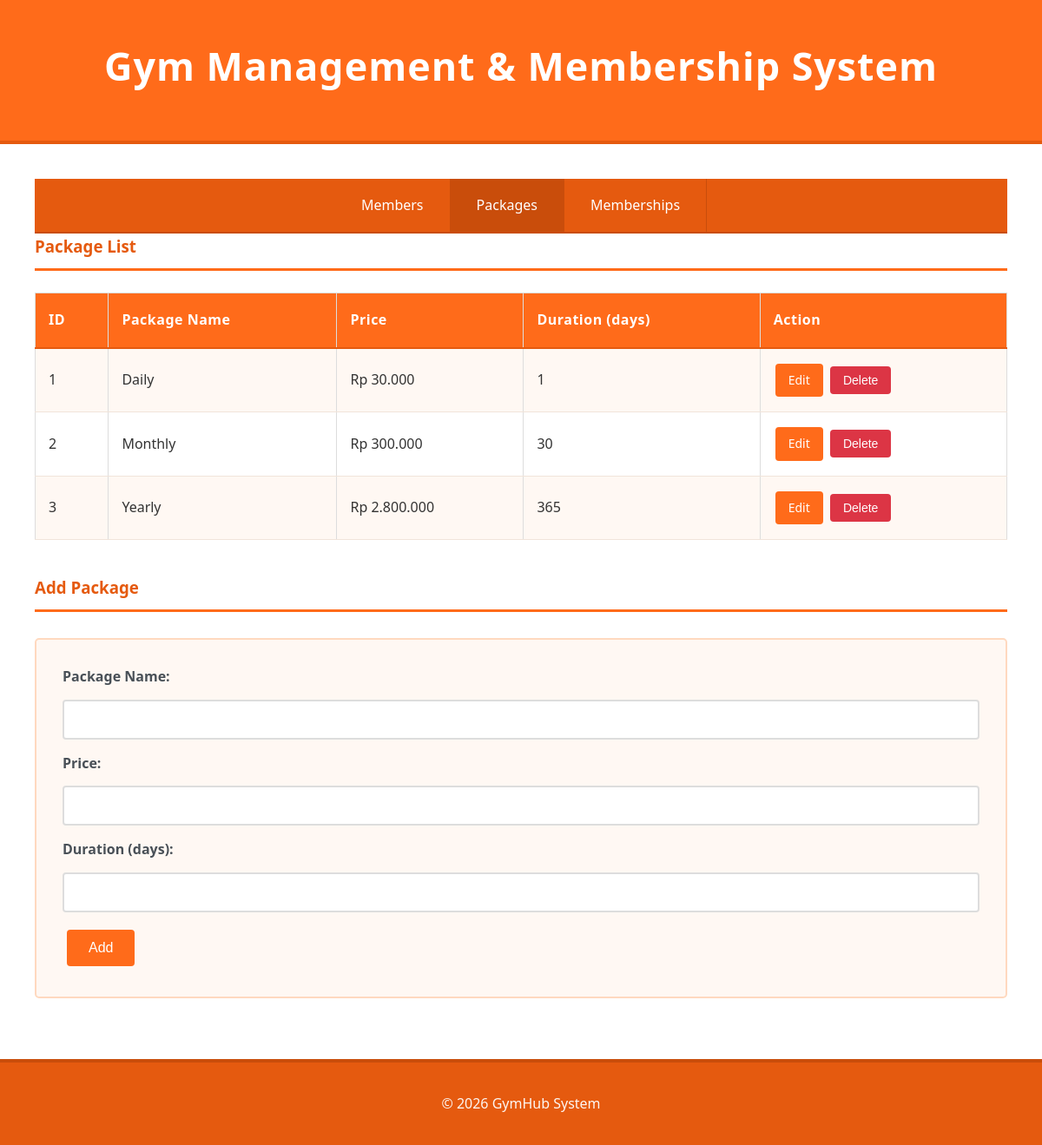
The page /?page=packages on the database its author committed.
### tables this page shows
CREATE TABLE packages (
    id INT AUTO_INCREMENT PRIMARY KEY,
    package_name VARCHAR(100) NOT NULL,
    price DECIMAL(10,2) NOT NULL,
    duration_days INT NOT NULL
);

### config/db.php (called while the page is built, shortened)
<?php
class Database {
    private $host = "localhost";
    private $username = "root";
    private $password = "";
    private $dbname = "db_gymhub";
    public function __construct() {
        try {
            $this->conn = new PDO("mysql:host=$this->host;dbname=$this->dbname", $this->username, $this->password);
        } catch (PDOException $e) {
            echo "Connection failed: " . $e->getMessage();
        }
    }
}
?>

### class/Package.php (called while the page is built, shortened)
<?php
require_once 'config/db.php';
class Package {
    private $db;
    public function __construct() {
        $this->db = (new Database())->conn;
    }
    public function getAllPackages() {
        $stmt = $this->db->prepare("SELECT * FROM packages");
        $stmt->execute();
        return $stmt->fetchAll(PDO::FETCH_ASSOC);
    }
}
?>

### view/Packages.php (the view, shortened to what this page needs)
<h3>Package List</h3>
<table border="1">
    <tr>
        <th>ID</th>
        <th>Package Name</th>
        <th>Price</th>
        <th>Duration (days)</th>
        <th>Action</th>
    </tr>
    <?php foreach ($package->getAllPackages() as $p): ?>
    <tr>
        <td><?= $p['id'] ?></td>
        <td><?= htmlspecialchars($p['package_name']) ?></td>
        <td>Rp <?= number_format($p['price'], 0, ',', '.') ?></td>
        <td><?= $p['duration_days'] ?></td>
        <td>
            <a href="?page=packages&edit=<?= $p['id'] ?>">Edit</a>
            <form method="POST" action="?page=packages" style="display:inline"
                  onsubmit="return confirm('Yakin hapus paket ini?')">
                <button type="submit" name="delete_package">Delete</button>
            </form>
        </td>
    </tr>
    <?php endforeach; ?>
</table>
<h3><?= $editPackage ? 'Edit Package' : 'Add Package' ?></h3>
<form method="POST" action="?page=packages">
    <label>Package Name:</label>
    <input type="text" name="package_name" value="<?= htmlspecialchars($editPackage['package_name'] ?? '') ?>">
    <label>Price:</label>
    <input type="number" name="price" min="1" step="any" value="<?= htmlspecialchars($editPackage['price'] ?? '') ?>">
    <label>Duration (days):</label>
    <input type="number" name="duration_days" min="1" step="1" value="<?= htmlspecialchars($editPackage['duration_days'] ?? '') ?>">
    <button type="submit" name="<?= $editPackage ? 'update_package' : 'add_package' ?>">
        <?= $editPackage ? 'Update' : 'Add' ?>
    </button>
</form>

### style.css (style rules this page uses)
* { margin: 0; padding: 0; box-sizing: border-box; }
body { font-family: 'Segoe UI', Tahoma, Geneva, Verdana, sans-serif; background-color: #fff3ea; color: #333; line-height: 1.6; min-height: 100vh; }
h2, h3 { color: #e55a0f; margin-bottom: 25px; font-weight: 600; border-bottom: 3px solid #ff6b1a; padding-bottom: 10px; }
table { width: 100%; border-collapse: collapse; margin: 0 0 40px 0; background-color: white; border: 1px solid #ddd; }
th { background-color: #ff6b1a; color: white; padding: 18px 15px; text-align: left; font-weight: 600; font-size: 1em; letter-spacing: 0.5px; border-bottom: 2px solid #e55a0f; }
td { padding: 15px; border-bottom: 1px solid #f1e4da; transition: background-color 0.2s ease; vertical-align: middle; }
tbody tr:nth-child(even) { background-color: #fff8f3; }
td:last-child { white-space: nowrap; }
form { background-color: #fff8f3; padding: 30px; margin: 30px 0; border: 2px solid #ffd9bf; border-radius: 5px; }
input, select, textarea { width: 100%; padding: 12px 15px; margin: 8px 0 15px 0; border: 2px solid #ddd; border-radius: 4px; font-size: 16px; transition: border-color 0.3s ease; background-color: white; }
label { font-weight: 600; color: #495057; margin-bottom: 5px; display: block; }
button { background-color: #ff6b1a; color: white; padding: 12px 25px; border: none; border-radius: 4px; cursor: pointer; font-size: 16px; font-weight: 500; transition: all 0.3s ease; display: inline-block; margin: 5px; }
button[name^="delete_"] { background-color: #dc3545; }
td a { display: inline-block; background-color: #ff6b1a; color: white; padding: 8px 15px; border-radius: 4px; font-size: 14px; font-weight: 500; text-decoration: none; margin: 2px; transition: all 0.3s ease; }
td form { display: inline; background: none; border: none; padding: 0; margin: 0; }
td form button { padding: 8px 15px; font-size: 14px; margin: 2px; }

### rows shown on the page
packages: id "1", package_name "Daily", price "30.000", duration_days "1"
packages: id "2", package_name "Monthly", price "300.000", duration_days "30"
packages: id "3", package_name "Yearly", price "2.800.000", duration_days "365"
